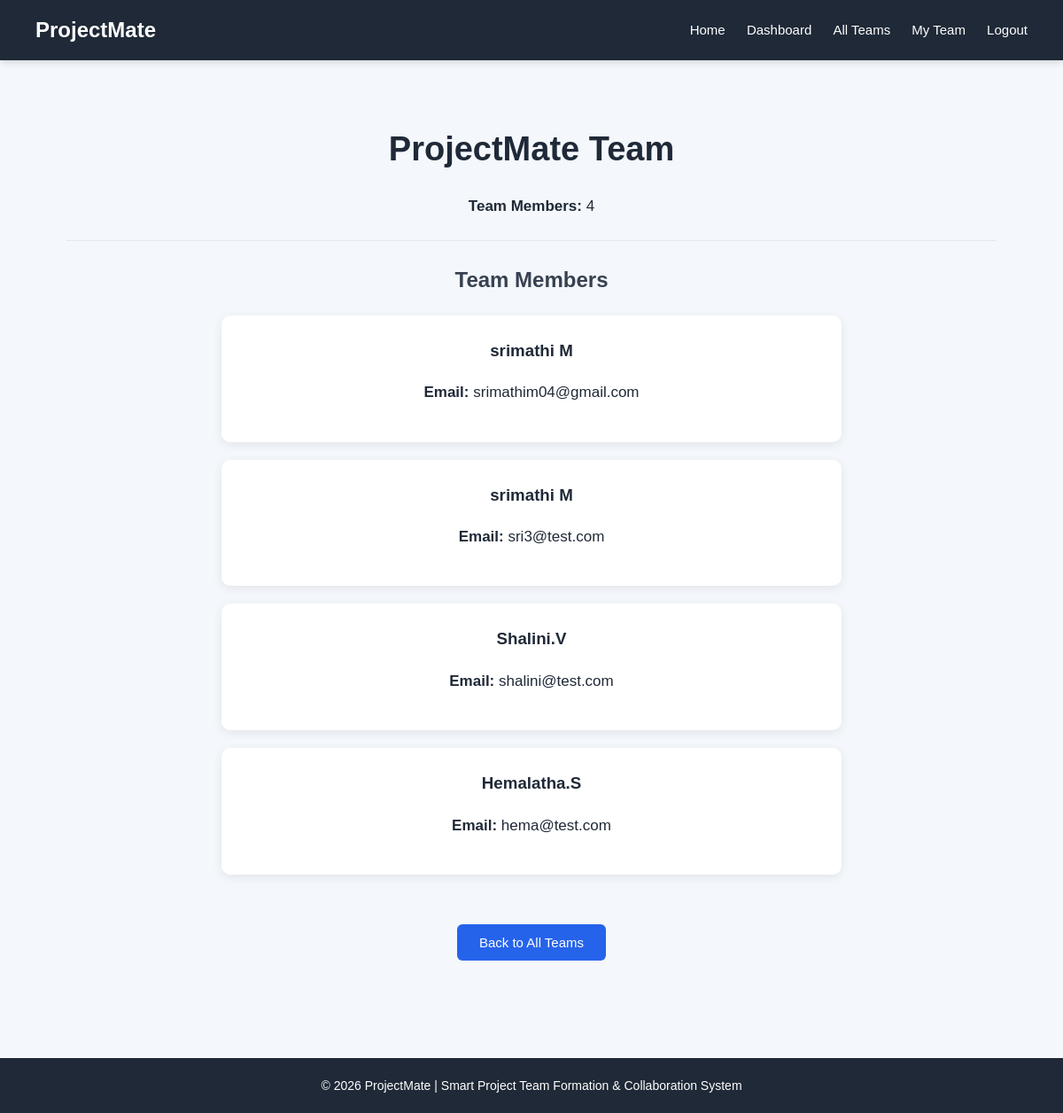
The page /view-team/1 (signed in) on the database its author committed.
### tables this page shows
CREATE TABLE teams (
            id INTEGER PRIMARY KEY AUTOINCREMENT,
            team_name TEXT UNIQUE NOT NULL,
            leader_id INTEGER,
            created_at TIMESTAMP DEFAULT CURRENT_TIMESTAMP,
            FOREIGN KEY (leader_id) REFERENCES student_profiles(id)
        );

CREATE TABLE users (
            id INTEGER PRIMARY KEY AUTOINCREMENT,
            name TEXT NOT NULL,
            email TEXT UNIQUE NOT NULL,
            password TEXT NOT NULL,
            role TEXT NOT NULL
        );

### app.py (the view)
@app.route("/view-team/<int:team_id>")
def view_team(team_id):
    if "user_id" not in session:
        return redirect(url_for("student_login"))
    conn = get_db_connection()
    team = conn.execute("""
        SELECT *
        FROM teams
        WHERE id = ?
    """, (team_id,)).fetchone()
    if not team:
        conn.close()
        return "Team not found!"
    members = conn.execute("""
    SELECT
        users.id,
        users.name,
        users.email
    FROM team_members
    JOIN users
    ON team_members.student_id = users.id
    WHERE team_members.team_id = ?
      AND users.role = 'student'
""", (team_id,)).fetchall()
    conn.close()
    return render_template(
        "view_team.html",
        team=team,
        members=members
    )

### app.py (called while the page is built)
def get_db_connection():
    conn = sqlite3.connect(DATABASE)
    conn.row_factory = sqlite3.Row
    return conn

### templates/view_team.html (shortened to what this page needs)
<!DOCTYPE html>
<html lang="en">
<head>
    <link rel="stylesheet"
          href="{{ url_for('static', filename='style.css') }}">
</head>
<body>
    <nav>
        <h2>
            ProjectMate
        </h2>
        <div>
            <a href="{{ url_for('home') }}">
                Home
            </a>
            <a href="{{ url_for('student_dashboard') }}">
                Dashboard
            </a>
            <a href="{{ url_for('all_teams') }}">
                All Teams
            </a>
            <a href="{{ url_for('my_team') }}">
                My Team
            </a>
            <a href="{{ url_for('student_logout') }}">
                Logout
            </a>
        </div>
    </nav>
    <main>
        <h1>
            {{ team["team_name"] }}
        </h1>
        <p>
            <strong>
                Team Members:
            </strong>
            {{ members|length }}
        </p>
        <hr>
        <h2>
            Team Members
        </h2>
        {% if members %}
            {% for member in members %}
                <div class="card">
                    <h3>
                        {{ member["name"] }}
                    </h3>
                    <p>
                        <strong>Email:</strong>
                        {{ member["email"] }}
                    </p>
                </div>
            {% endfor %}
        {% else %}
            <p>
                No members in this team yet.
            </p>
        {% endif %}
        <br>
        <a href="{{ url_for('all_teams') }}">
            <button type="button">
                Back to All Teams
            </button>
        </a>
    </main>
    <footer>
        <p>
            © 2026 ProjectMate | Smart Project Team Formation &
            Collaboration System
        </p>
    </footer>
</body>
</html>

### static/style.css (style rules this page uses)
* { box-sizing: border-box; }
body { font-family: Arial, sans-serif; margin: 0; padding: 0; background-color: #f4f7fb; color: #1f2937; line-height: 1.6; }
nav { background-color: #1f2937; padding: 15px 40px; display: flex; justify-content: space-between; align-items: center; box-shadow: 0 2px 8px rgba(0, 0, 0, 0.15); }
nav h2 { color: white; margin: 0; }
nav a { color: white; text-decoration: none; margin-left: 20px; font-size: 15px; }
main { max-width: 1100px; margin: 0 auto; padding: 50px 25px; }
h1 { margin-top: 20px; color: #1f2937; font-size: 32px; }
h2 { color: #374151; }
h3 { color: #1f2937; }
p { font-size: 16px; line-height: 1.6; }
main h1 { font-size: 38px; margin-bottom: 20px; }
main h2 { font-size: 24px; margin-bottom: 20px; }
main p { font-size: 17px; }
button { background-color: #2563eb; color: white; border: none; padding: 12px 25px; margin: 10px; border-radius: 6px; cursor: pointer; font-size: 15px; transition: 0.3s; }
a { color: #2563eb; text-decoration: none; }
hr { border: 0; border-top: 1px solid #e5e7eb; margin: 25px 0; }
.card { background-color: white; padding: 25px; margin: 20px auto; max-width: 700px; border-radius: 10px; box-shadow: 0 3px 12px rgba(0, 0, 0, 0.08); }
.card h2, .card h3 { margin-top: 0; }
main > p { margin: 10px 0; }
footer { text-align: center; padding: 20px; margin-top: 50px; background-color: #1f2937; color: white; }
footer p { margin: 0; font-size: 14px; }
main { max-width: 1100px; margin: 0 auto; padding: 50px 25px; text-align: center; }
.card { background-color: white; padding: 25px; margin: 20px auto; max-width: 700px; border-radius: 10px; box-shadow: 0 3px 12px rgba(0, 0, 0, 0.08); text-align: center; }

### rows shown on the page
teams: team_name "ProjectMate Team"
users: name "srimathi M", email "srimathim04@gmail.com"
users: name "srimathi M", email "sri3@test.com"
users: name "Shalini.V", email "shalini@test.com"
users: name "Hemalatha.S", email "hema@test.com"

### other values the page prints
{{ members|length }} "4"
